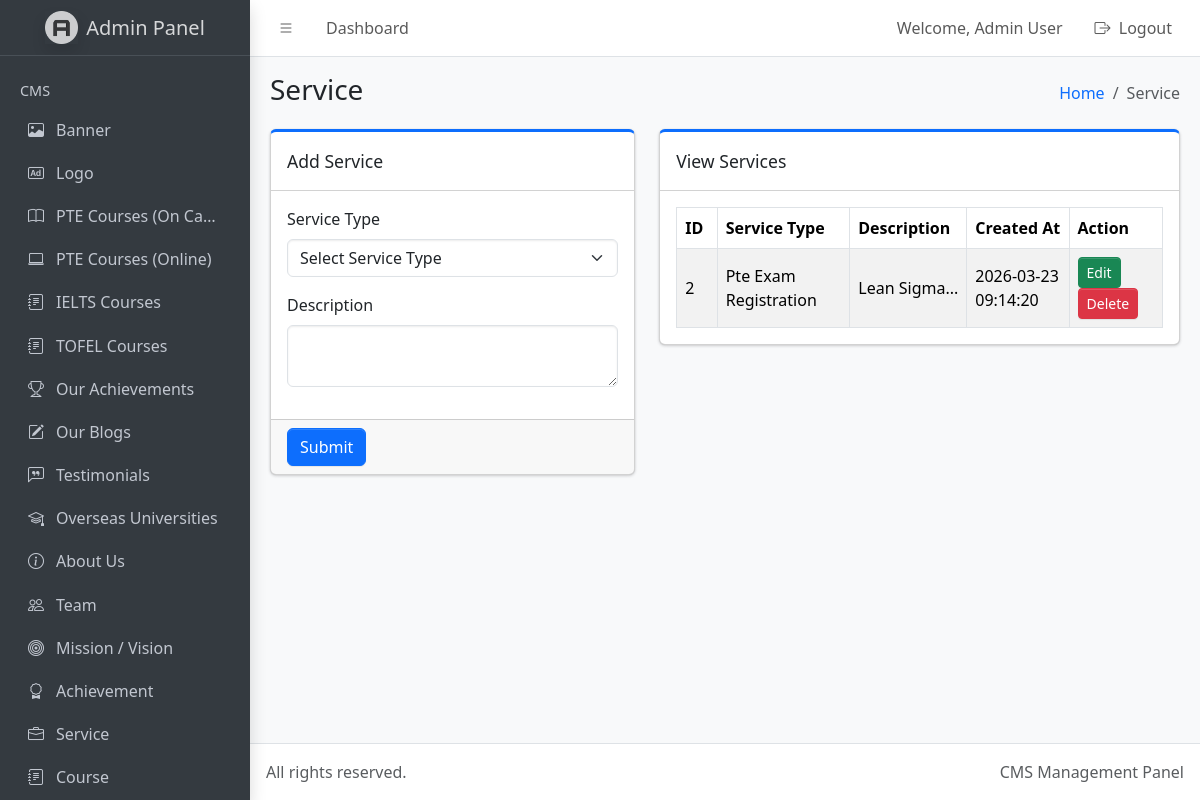
The app's page /admin/dist/services.php (signed in), older data.
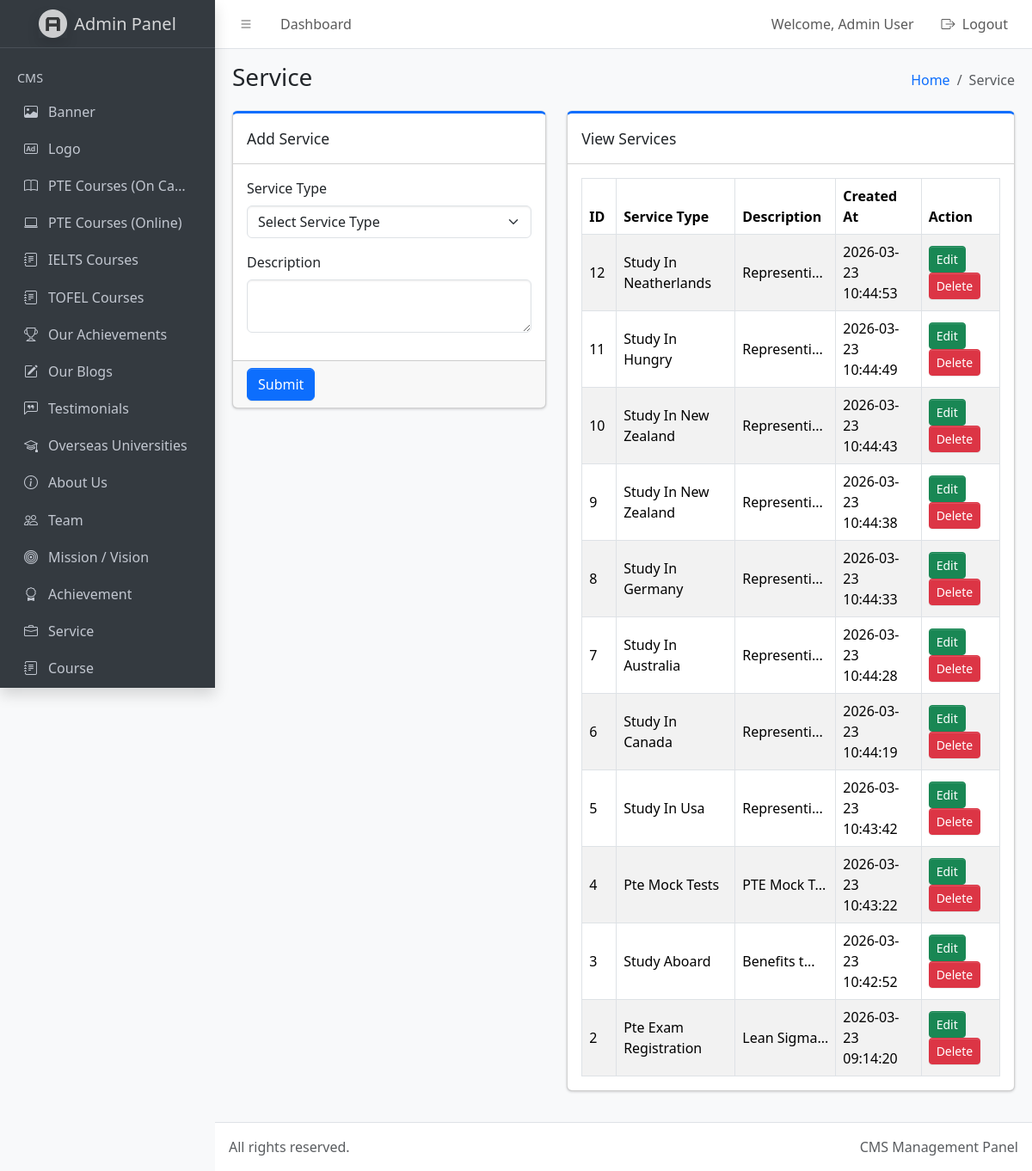
The same page, newer data.
### tables this page shows
CREATE TABLE `services` (
  `id` int(11) NOT NULL,
  `service_type` varchar(100) NOT NULL,
  `description` longtext NOT NULL,
  `created_at` timestamp NOT NULL DEFAULT current_timestamp()
);

### admin/dist/services.php (the view, shortened to what the changed rows need)
<?php
require_once '../../db.php';
?>
<!doctype html>
<html lang="en">
  <head>
    <link
      rel="stylesheet"
      href="https://cdn.jsdelivr.net/npm/@fontsource/source-sans-3@5.0.12/index.css"
      media="print"
      onload="this.media='all'"
    />
    <link
      rel="stylesheet"
      href="https://cdn.jsdelivr.net/npm/overlayscrollbars@2.11.0/styles/overlayscrollbars.min.css"
    />
    <link
      rel="stylesheet"
      href="https://cdn.jsdelivr.net/npm/bootstrap-icons@1.13.1/font/bootstrap-icons.min.css"
    />
    <link rel="stylesheet" href="./css/adminlte.css" />
    <link
      rel="stylesheet"
      href="https://cdn.jsdelivr.net/npm/summernote@0.8.20/dist/summernote-lite.min.css"
    />
  </head>
  <body class="layout-fixed sidebar-expand-lg bg-body-tertiary">
    <div class="app-wrapper">
      <main class="app-main">
        <div class="app-content">
          <div class="container-fluid">
            <div class="row">
              <div class="col-md-7">
                <div class="card card-primary card-outline mb-4">
                  <div class="card-body table-responsive">
                    <table class="table table-bordered table-striped align-middle">
                      <thead>
                        <tr>
                          <th style="width: 60px;">ID</th>
                          <th style="width: 220px;">Service Type</th>
                          <th>Description</th>
                          <th style="width: 180px;">Created At</th>
                          <th style="width: 150px;">Action</th>
                        </tr>
                      </thead>
                      <tbody>
                        <?php
                        $service_query = mysqli_query($conn, "SELECT * FROM services ORDER BY id DESC");
                        if ($service_query && mysqli_num_rows($service_query) > 0) {
                            while ($row = mysqli_fetch_assoc($service_query)) {
                        ?>
                          <tr>
                            <td><?php echo $row['id']; ?></td>
                            <td><?php echo ucwords(htmlspecialchars($row['service_type'])); ?></td>
                            <td
                              class="service-desc-preview"
                              title="<?php echo htmlspecialchars(strip_tags($row['description'])); ?>"
                            >
                              <?php
                                $text = strip_tags($row['description']);
                                $short = mb_substr($text, 0, 10);
                                echo htmlspecialchars($short) . (mb_strlen($text) > 10 ? '...' : '');
                              ?>
                            </td>
                            <td><?php echo $row['created_at']; ?></td>
                            <td>
                              <a
                                href="services.php?edit_id=<?php echo $row['id']; ?>"
                                class="btn btn-success btn-sm"
                              >
                                Edit
                              </a>
                              <a
                                href="services.php?delete_id=<?php echo $row['id']; ?>"
                                class="btn btn-danger btn-sm"
                                onclick="return confirm('Are you sure you want to delete this service?')"
                              >
                                Delete
                              </a>
                            </td>
                          </tr>
                        <?php
                            }
                        } else {
                        ?>
                          <tr>
                            <td colspan="5" class="text-center">No service found.</td>
                          </tr>
                        <?php } ?>
                      </tbody>
                    </table>
                  </div>
                </div>
              </div>
            </div>
          </div>
        </div>
      </main>
    </div>
  </body>
</html>

Row changes from the older to the newer data that the page shows:
added services: id "12", service_type "Study In Neatherlands", description "Representi", created_at "2026-03-23 10:44:53"
added services: id "11", service_type "Study In Hungry", description "Representi", created_at "2026-03-23 10:44:49"
added services: id "10", service_type "Study In New Zealand", description "Representi", created_at "2026-03-23 10:44:43"
added services: id "9", service_type "Study In New Zealand", description "Representi", created_at "2026-03-23 10:44:38"
added services: id "8", service_type "Study In Germany", description "Representi", created_at "2026-03-23 10:44:33"
added services: id "7", service_type "Study In Australia", description "Representi", created_at "2026-03-23 10:44:28"
added services: id "6", service_type "Study In Canada", description "Representi", created_at "2026-03-23 10:44:19"
added services: id "5", service_type "Study In Usa", description "Representi", created_at "2026-03-23 10:43:42"
added services: id "4", service_type "Pte Mock Tests", description "PTE Mock T", created_at "2026-03-23 10:43:22"
added services: id "3", service_type "Study Aboard", description "Benefits t", created_at "2026-03-23 10:42:52"
